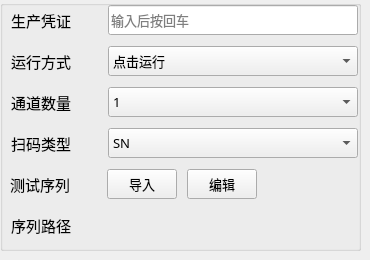
    <widget class="QWidget" name="page_111">
     <widget class="QGroupBox" name="groupBox_2">
      <property name="geometry">
       <rect>
        <x>0</x>
        <y>0</y>
        <width>361</width>
        <height>251</height>
       </rect>
      </property>
      <property name="title">
       <string/>
      </property>
      <widget class="QWidget" name="layoutWidget">
       <property name="geometry">
        <rect>
         <x>0</x>
         <y>0</y>
         <width>361</width>
         <height>251</height>
        </rect>
       </property>
       <layout class="QVBoxLayout" name="verticalLayout_1">
        <property name="leftMargin">
         <number>10</number>
        </property>
        <property name="topMargin">
         <number>0</number>
        </property>
        <item>
         <layout class="QHBoxLayout" name="horizontalLayout_2">
          <item>
           <widget class="QLabel" name="label_2_1">
            <property name="minimumSize">
             <size>
              <width>90</width>
              <height>30</height>
             </size>
            </property>
            <property name="maximumSize">
             <size>
              <width>90</width>
              <height>30</height>
             </size>
            </property>
            <property name="font">
             <font>
              <family>微软雅黑</family>
              <pointsize>11</pointsize>
             </font>
            </property>
            <property name="text">
             <string>生产凭证</string>
            </property>
           </widget>
          </item>
          <item>
           <widget class="QLineEdit" name="lineEdit_2_2">
            <property name="minimumSize">
             <size>
              <width>250</width>
              <height>30</height>
             </size>
            </property>
            <property name="maximumSize">
             <size>
              <width>250</width>
              <height>30</height>
             </size>
            </property>
            <property name="font">
             <font>
              <family>微软雅黑</family>
              <pointsize>10</pointsize>
             </font>
            </property>
            <property name="cursor">
             <cursorShape>IBeamCursor</cursorShape>
            </property>
            <property name="mouseTracking">
             <bool>false</bool>
            </property>
            <property name="focusPolicy">
             <enum>Qt::ClickFocus</enum>
            </property>
            <property name="text">
             <string/>
            </property>
            <property name="placeholderText">
             <string>输入后按回车</string>
            </property>
           </widget>
          </item>
         </layout>
        </item>
        <item>
         <layout class="QHBoxLayout" name="horizontalLayout_5">
          <item>
           <widget class="QLabel" name="label_5_1">
            <property name="minimumSize">
             <size>
              <width>90</width>
              <height>30</height>
             </size>
            </property>
            <property name="maximumSize">
             <size>
              <width>90</width>
              <height>30</height>
             </size>
            </property>
            <property name="font">
             <font>
              <family>微软雅黑</family>
              <pointsize>11</pointsize>
             </font>
            </property>
            <property name="text">
             <string>运行方式</string>
            </property>
           </widget>
          </item>
          <item>
           <widget class="QComboBox" name="comboBox_5_2">
            <property name="minimumSize">
             <size>
              <width>250</width>
              <height>30</height>
             </size>
            </property>
            <property name="maximumSize">
             <size>
              <width>250</width>
              <height>30</height>
             </size>
            </property>
            <property name="font">
             <font>
              <family>微软雅黑</family>
              <pointsize>10</pointsize>
             </font>
            </property>
            <property name="focusPolicy">
             <enum>Qt::ClickFocus</enum>
            </property>
            <item>
             <property name="text">
              <string>点击运行</string>
             </property>
            </item>
            <item>
             <property name="text">
              <string>扫码运行</string>
             </property>
            </item>
           </widget>
          </item>
         </layout>
        </item>
        <item>
         <layout class="QHBoxLayout" name="horizontalLayout_6">
          <item>
           <widget class="QLabel" name="label_6_1">
            <property name="minimumSize">
             <size>
              <width>90</width>
              <height>30</height>
             </size>
            </property>
            <property name="maximumSize">
             <size>
              <width>90</width>
              <height>30</height>
             </size>
            </property>
            <property name="font">
             <font>
              <family>微软雅黑</family>
              <pointsize>11</pointsize>
             </font>
            </property>
            <property name="text">
             <string>通道数量</string>
            </property>
           </widget>
          </item>
          <item>
           <widget class="QComboBox" name="comboBox_6_2">
            <property name="minimumSize">
             <size>
              <width>250</width>
              <height>30</height>
             </size>
            </property>
            <property name="maximumSize">
             <size>
              <width>250</width>
              <height>30</height>
             </size>
            </property>
            <property name="font">
             <font>
              <family>微软雅黑</family>
              <pointsize>10</pointsize>
             </font>
            </property>
            <property name="focusPolicy">
             <enum>Qt::ClickFocus</enum>
            </property>
            <item>
             <property name="text">
              <string>1</string>
             </property>
            </item>
            <item>
             <property name="text">
              <string>2</string>
             </property>
            </item>
            <item>
             <property name="text">
              <string>4</string>
             </property>
            </item>
           </widget>
          </item>
         </layout>
        </item>
        <item>
         <layout class="QHBoxLayout" name="horizontalLayout_7">
          <item>
           <widget class="QLabel" name="label_7_1">
            <property name="minimumSize">
             <size>
              <width>90</width>
              <height>30</height>
             </size>
            </property>
            <property name="maximumSize">
             <size>
              <width>90</width>
              <height>30</height>
             </size>
            </property>
            <property name="font">
             <font>
              <family>微软雅黑</family>
              <pointsize>11</pointsize>
             </font>
            </property>
            <property name="text">
             <string>扫码类型</string>
            </property>
           </widget>
          </item>
          <item>
           <widget class="QComboBox" name="comboBox_7_2">
            <property name="minimumSize">
             <size>
              <width>250</width>
              <height>30</height>
             </size>
            </property>
            <property name="maximumSize">
             <size>
              <width>250</width>
              <height>30</height>
             </size>
            </property>
            <property name="font">
             <font>
              <family>微软雅黑</family>
              <pointsize>10</pointsize>
             </font>
            </property>
            <property name="focusPolicy">
             <enum>Qt::ClickFocus</enum>
            </property>
            <item>
             <property name="text">
              <string>SN</string>
             </property>
            </item>
            <item>
             <property name="text">
              <string>CMEI</string>
             </property>
            </item>
            <item>
             <property name="text">
              <string>MAC</string>
             </property>
            </item>
            <item>
             <property name="text">
              <string>IMEI</string>
             </property>
            </item>
           </widget>
          </item>
         </layout>
        </item>
        <item>
         <layout class="QHBoxLayout" name="horizontalLayout_8">
          <property name="spacing">
           <number>7</number>
          </property>
          <property name="sizeConstraint">
           <enum>QLayout::SetFixedSize</enum>
          </property>
          <item>
           <widget class="QLabel" name="label_8_1">
            <property name="minimumSize">
             <size>
              <width>90</width>
              <height>30</height>
             </size>
            </property>
            <property name="maximumSize">
             <size>
              <width>90</width>
              <height>30</height>
             </size>
            </property>
            <property name="font">
             <font>
              <family>微软雅黑</family>
              <pointsize>11</pointsize>
             </font>
            </property>
            <property name="text">
             <string>测试序列</string>
            </property>
           </widget>
          </item>
          <item>
           <layout class="QHBoxLayout" name="horizontalLayout">
            <property name="spacing">
             <number>10</number>
            </property>
            <property name="sizeConstraint">
             <enum>QLayout::SetFixedSize</enum>
            </property>
            <item>
             <widget class="QPushButton" name="pushButton_8_3">
              <property name="minimumSize">
               <size>
                <width>70</width>
                <height>30</height>
               </size>
              </property>
              <property name="maximumSize">
               <size>
                <width>70</width>
                <height>30</height>
               </size>
              </property>
              <property name="font">
               <font>
                <family>微软雅黑</family>
                <pointsize>10</pointsize>
               </font>
              </property>
              <property name="focusPolicy">
               <enum>Qt::NoFocus</enum>
              </property>
              <property name="text">
               <string>导入</string>
              </property>
             </widget>
            </item>
            <item>
             <widget class="QPushButton" name="pushButton_8_4">
              <property name="minimumSize">
               <size>
                <width>70</width>
                <height>30</height>
               </size>
              </property>
              <property name="maximumSize">
               <size>
                <width>70</width>
                <height>30</height>
               </size>
              </property>
              <property name="font">
               <font>
                <family>微软雅黑</family>
                <pointsize>10</pointsize>
               </font>
              </property>
              <property name="focusPolicy">
               <enum>Qt::NoFocus</enum>
              </property>
              <property name="text">
               <string>编辑</string>
              </property>
             </widget>
            </item>
            <item>
             <spacer name="horizontalSpacer">
              <property name="orientation">
               <enum>Qt::Horizontal</enum>
              </property>
              <property name="sizeHint" stdset="0">
               <size>
                <width>40</width>
                <height>20</height>
               </size>
              </property>
             </spacer>
            </item>
           </layout>
          </item>
         </layout>
        </item>
        <item>
         <layout class="QHBoxLayout" name="horizontalLayout_3">
          <item>
           <widget class="QLabel" name="label_3_1">
            <property name="minimumSize">
             <size>
              <width>90</width>
              <height>30</height>
             </size>
            </property>
            <property name="maximumSize">
             <size>
              <width>90</width>
              <height>30</height>
             </size>
            </property>
            <property name="font">
             <font>
              <family>微软雅黑</family>
              <pointsize>11</pointsize>
             </font>
            </property>
            <property name="text">
             <string>序列路径</string>
            </property>
           </widget>
          </item>
          <item>
           <widget class="QLabel" name="label_3_2">
            <property name="minimumSize">
             <size>
              <width>250</width>
              <height>30</height>
             </size>
            </property>
            <property name="maximumSize">
             <size>
              <width>250</width>
              <height>30</height>
             </size>
            </property>
            <property name="font">
             <font>
              <family>微软雅黑</family>
              <pointsize>10</pointsize>
             </font>
            </property>
            <property name="styleSheet">
             <string notr="true"/>
            </property>
            <property name="text">
             <string/>
            </property>
           </widget>
          </item>
         </layout>
        </item>
       </layout>
      </widget>
     </widget>
    </widget>
